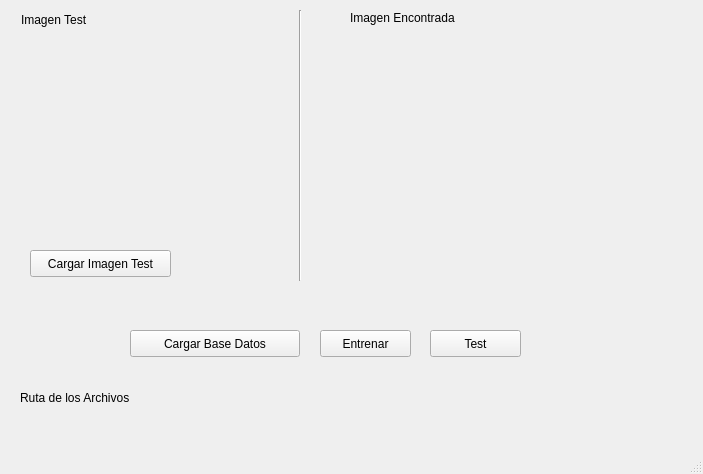
<?xml version="1.0" encoding="UTF-8"?>
<ui version="4.0">
 <class>MainWindow</class>
 <widget class="QMainWindow" name="MainWindow">
  <property name="geometry">
   <rect>
    <x>0</x>
    <y>0</y>
    <width>703</width>
    <height>474</height>
   </rect>
  </property>
  <property name="windowTitle">
   <string>Proyecto AMN</string>
  </property>
  <widget class="QWidget" name="centralwidget">
   <widget class="QWidget" name="widget" native="true">
    <property name="geometry">
     <rect>
      <x>20</x>
      <y>10</y>
      <width>241</width>
      <height>271</height>
     </rect>
    </property>
    <widget class="QLabel" name="label">
     <property name="geometry">
      <rect>
       <x>1</x>
       <y>1</y>
       <width>110</width>
       <height>17</height>
      </rect>
     </property>
     <property name="text">
      <string>Imagen Test</string>
     </property>
    </widget>
    <widget class="QLabel" name="lbImagen">
     <property name="enabled">
      <bool>true</bool>
     </property>
     <property name="geometry">
      <rect>
       <x>0</x>
       <y>20</y>
       <width>241</width>
       <height>191</height>
      </rect>
     </property>
     <property name="text">
      <string/>
     </property>
    </widget>
    <widget class="QPushButton" name="btExaminarImagen">
     <property name="geometry">
      <rect>
       <x>10</x>
       <y>240</y>
       <width>141</width>
       <height>27</height>
      </rect>
     </property>
     <property name="text">
      <string>Cargar Imagen Test</string>
     </property>
    </widget>
   </widget>
   <widget class="QWidget" name="widget_2" native="true">
    <property name="geometry">
     <rect>
      <x>350</x>
      <y>10</y>
      <width>331</width>
      <height>271</height>
     </rect>
    </property>
    <widget class="QLabel" name="label_3">
     <property name="geometry">
      <rect>
       <x>0</x>
       <y>0</y>
       <width>161</width>
       <height>16</height>
      </rect>
     </property>
     <property name="text">
      <string>Imagen Encontrada</string>
     </property>
    </widget>
    <widget class="QLabel" name="lbEncontrada">
     <property name="geometry">
      <rect>
       <x>10</x>
       <y>30</y>
       <width>281</width>
       <height>241</height>
      </rect>
     </property>
     <property name="text">
      <string/>
     </property>
    </widget>
    <widget class="QLabel" name="lbImagenBusqueda">
     <property name="enabled">
      <bool>true</bool>
     </property>
     <property name="geometry">
      <rect>
       <x>50</x>
       <y>60</y>
       <width>211</width>
       <height>161</height>
      </rect>
     </property>
     <property name="text">
      <string/>
     </property>
    </widget>
   </widget>
   <widget class="QWidget" name="widget_3" native="true">
    <property name="geometry">
     <rect>
      <x>20</x>
      <y>380</y>
      <width>661</width>
      <height>71</height>
     </rect>
    </property>
    <widget class="QLabel" name="lbBaseDatos">
     <property name="geometry">
      <rect>
       <x>10</x>
       <y>20</y>
       <width>631</width>
       <height>31</height>
      </rect>
     </property>
     <property name="text">
      <string/>
     </property>
    </widget>
    <widget class="QLabel" name="label_2">
     <property name="geometry">
      <rect>
       <x>0</x>
       <y>10</y>
       <width>151</width>
       <height>16</height>
      </rect>
     </property>
     <property name="text">
      <string>Ruta de los Archivos</string>
     </property>
    </widget>
   </widget>
   <widget class="QWidget" name="widget_4" native="true">
    <property name="geometry">
     <rect>
      <x>120</x>
      <y>310</y>
      <width>441</width>
      <height>61</height>
     </rect>
    </property>
    <widget class="QPushButton" name="btBaseDatos">
     <property name="geometry">
      <rect>
       <x>10</x>
       <y>20</y>
       <width>170</width>
       <height>27</height>
      </rect>
     </property>
     <property name="toolTip">
      <string>Ingrese la base de Imagenes pgm</string>
     </property>
     <property name="text">
      <string>Cargar Base Datos</string>
     </property>
    </widget>
    <widget class="QPushButton" name="btCargar">
     <property name="geometry">
      <rect>
       <x>200</x>
       <y>20</y>
       <width>91</width>
       <height>27</height>
      </rect>
     </property>
     <property name="toolTip">
      <string>Entrenar el software</string>
     </property>
     <property name="text">
      <string>Entrenar</string>
     </property>
    </widget>
    <widget class="QPushButton" name="btBuscar">
     <property name="geometry">
      <rect>
       <x>310</x>
       <y>20</y>
       <width>91</width>
       <height>27</height>
      </rect>
     </property>
     <property name="toolTip">
      <string>Hacer el Test</string>
     </property>
     <property name="text">
      <string>Test</string>
     </property>
    </widget>
   </widget>
   <widget class="Line" name="line">
    <property name="geometry">
     <rect>
      <x>290</x>
      <y>10</y>
      <width>20</width>
      <height>271</height>
     </rect>
    </property>
    <property name="orientation">
     <enum>Qt::Vertical</enum>
    </property>
   </widget>
  </widget>
  <widget class="QStatusBar" name="statusbar"/>
 </widget>
 <resources/>
 <connections/>
</ui>
